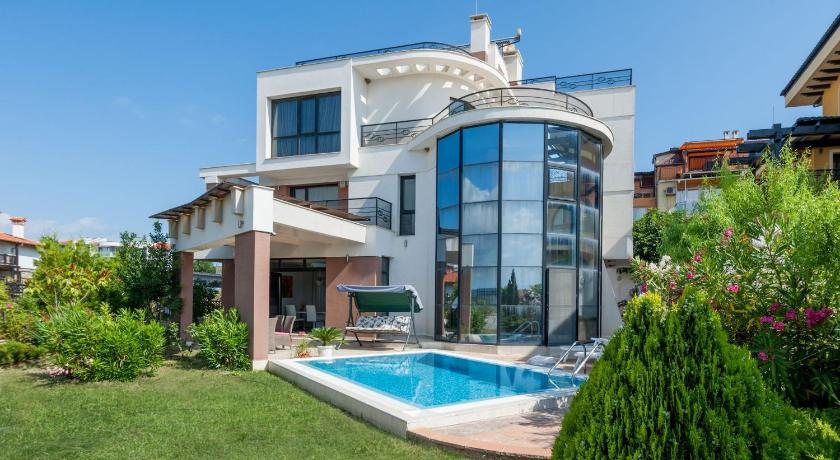
//> input picture houseTest.jpg, 840 x 460 px
$ ./toSketch houseTest.jpg out.png   (built with g++ and OpenCV 4)
//> lines starting //> are read from the running program, lines starting //| are printed output that depends on the picture
//> further down, img is the input picture: 460 rows x 840 cols, CV_8UC3; mean B, G, R 131.2, 135.1, 106.8
#include <opencv2/highgui.hpp>
#include "opencv2/imgproc.hpp"
#include <iostream>
#include <cmath>

using namespace cv;
using namespace std;


Mat img2gray(Mat src, Mat dst){
    for (int i = 0; i < src.rows; i++){
        for (int j = 0; j < src.cols; j++){
            dst.at<uchar>(i, j) = 0.2126 * (float)src.at<cv::Vec3b>(i, j)[2]
                                       + 0.7152 * (float)src.at<cv::Vec3b>(i, j)[1]
                                       + 0.0722 * (float)src.at<cv::Vec3b>(i, j)[0];
        }
    }
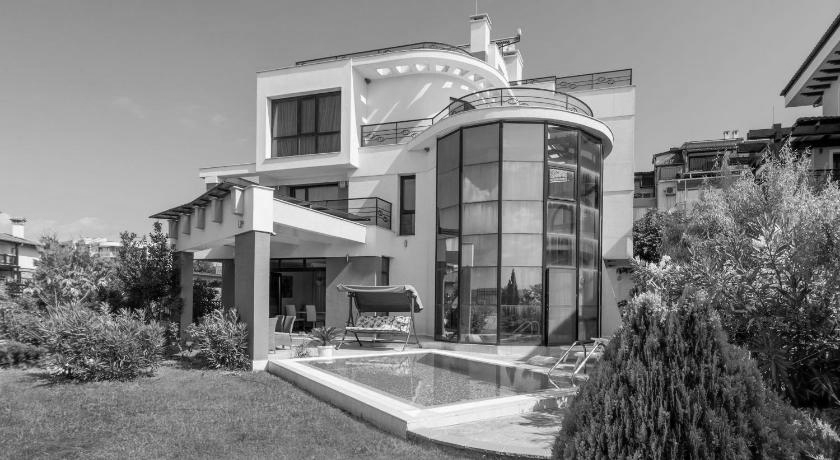
//> dst: 460 rows x 840 cols, CV_8UC1; min 0, max 254, mean 128.3
    return dst;
}

Mat imgInv(Mat src, Mat dst){
    for (int i = 0; i < src.rows; i++){
        for (int j = 0; j < src.cols; j++){
            dst.at<uchar>(i, j) = 255 - src.at<uchar>(i,j);
        }
    }
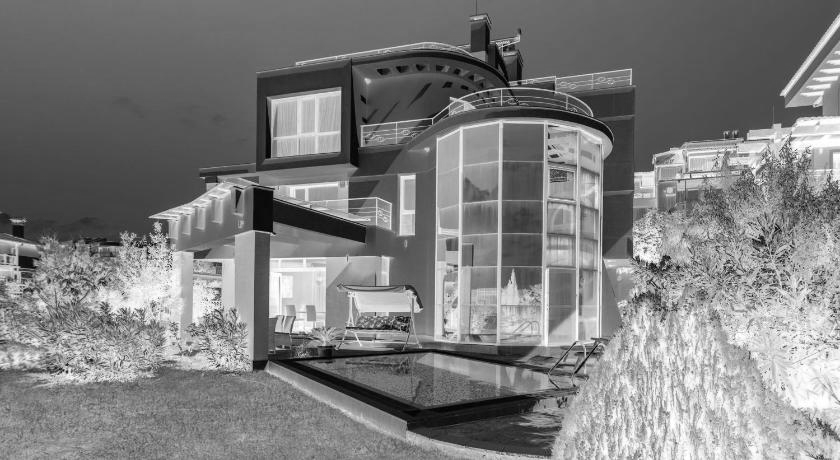
//> dst: 460 rows x 840 cols, CV_8UC1; min 1, max 255, mean 126.7
    return dst;
}


Mat imgBlur(Mat src, Mat dst){
//    cout<<"BLUR!!!"<<endl;
    dst = Mat::zeros(src.rows, src.cols, src.type());
    float sum = 0;
    int blurSize = 9;
    int s = 0;

    for (int i =  0; i < dst.rows; i++){
        for (int j =  0; j < dst.cols; j++){
            s+=1;
            int ki_start = max(i - blurSize/2, 0);
            int kj_start = max(j - blurSize/2, 0);
            int ki_end = min(i + blurSize/2 + 1, dst.rows);
            int kj_end = min(j + blurSize/2 + 1, dst.cols);

            sum = 0;
            for(int ki = ki_start; ki < ki_end; ki++){
                for(int kj = kj_start; kj < kj_end; kj++){
                      sum += src.at<uchar>(ki,kj);
                }
            }
             dst.at<uchar>(i, j) = (sum / (blurSize*blurSize));
        }
    }
//> this loop made 460 passes
//> (s, sum) on passes 1 to 3: (840, 2022), (1680, 2426), (2520, 2831)
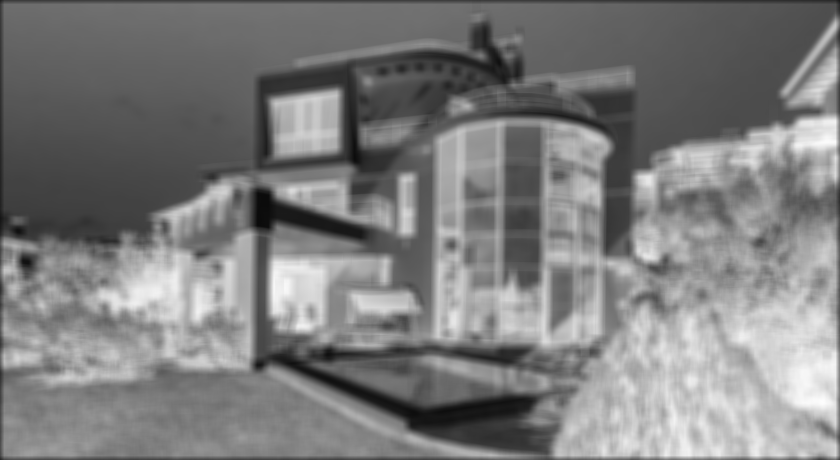
//> dst: 460 rows x 840 cols, CV_8UC1; min 10, max 253, mean 125.2
//> after the loop, s = 386400; sum = 5498
    return dst;
}

Mat resize(Mat img, int scale_percent)
{
    float width = int(img.size().width * scale_percent / 100);
    float height = int(img.size().height * scale_percent / 100);
    Size dim = Size(width, height);
    Mat resized;
    resize(img, resized, dim, INTER_AREA);
    return resized;
}


Mat dodge(Mat img1, Mat img2, Mat dst){
//    cout<<"DODGE!!!"<<endl;
    dst = Mat::zeros(img1.rows, img1.cols, img1.type());
    dst = img1 / (255-img2)*256;
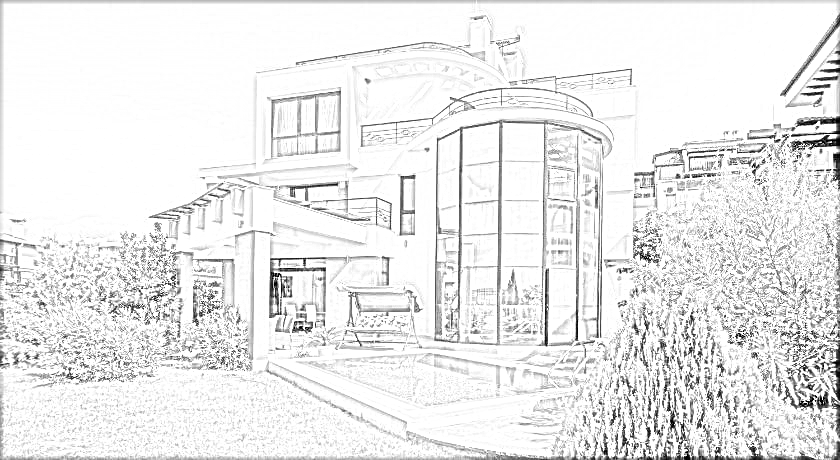
//> dst: 460 rows x 840 cols, CV_8UC1; min 0, max 255, mean 234.5
    return dst;
}


int main(int argc, char **argv){

    Mat img;
    img = imread(argv[1], IMREAD_COLOR);

    if (!img.data){
        cout << "Image not found or unable to open" << endl;
        return -1;
    }

    Mat img_gray = Mat::zeros(img.rows, img.cols, CV_8UC1);
    Mat img_inv = Mat::zeros(img.rows, img.cols, CV_8UC1);
    Mat img_final = Mat::zeros(img.rows, img.cols, CV_8UC1);
    Mat img_blured = Mat::zeros(img.rows, img.cols,CV_8UC3);

    img_gray = img2gray(img, img_gray);
    img_inv = imgInv(img_gray, img_inv);

    img_blured = imgBlur(img_inv, img_blured);
    img_final = dodge(img_gray, img_blured, img_final);

    // namedWindow( "Image", WINDOW_AUTOSIZE );
    // imshow( "Image", img);
    // imshow( "Image Sketch", img_final);

    imwrite(argv[2], img_final);

    waitKey(0);
    return 0;
}
